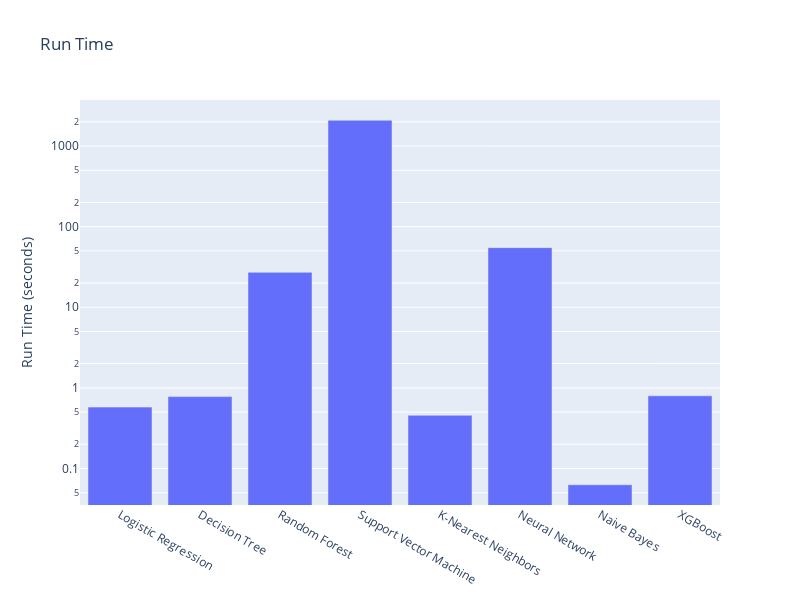

This figure's notebook cell:
### Code cell
#plot run time in a bar chart
import plotly.graph_objects as go
fig = go.Figure(data=[
    go.Bar(name='Run Time', x=result['Method'], y=result['Run Time']),
])
# Change the bar mode
fig.update_layout(barmode='group')
#set y as log scale
fig.update_yaxes(type="log")
#set fig size
fig.update_layout(
    autosize=False,
    width=800,
    height=600,)
#set title
fig.update_layout(title_text='Run Time')
#add text to y axis
fig.update_yaxes(title_text='Run Time (seconds)')
fig.show()

### Figure 1 — Plotly figure (JSON) as saved in the notebook; plotly's stock layout.template omitted (floating-point values rounded to 4 significant figures)
{"data": [{"name": "Run Time", "type": "bar", "x": ["Logistic Regression", "Decision Tree", "Random Forest", "Support Vector Machine", "K-Nearest Neighbors", "Neural Network", "Naive Bayes", "XGBoost"], "y": [0.5775, 0.7789, 27.12, 2090.0, 0.4568, 54.94, 0.06283, 0.7974]}], "layout": {"autosize": false, "barmode": "group", "height": 600, "title": {"text": "Run Time"}, "width": 800, "yaxis": {"title": {"text": "Run Time (seconds)"}, "type": "log"}}}
